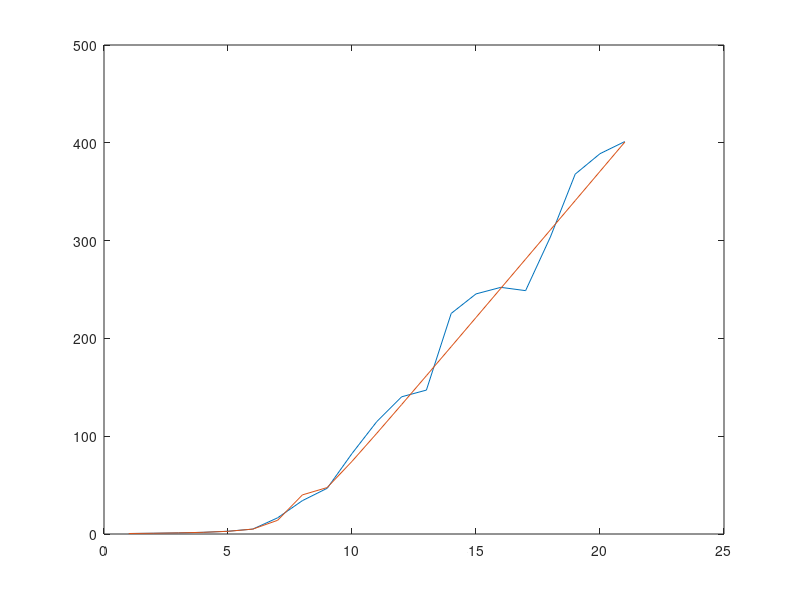

The MATLAB script that drew this image:
% Econometrics PS3 c and d

rng("default")

n = 300;
risk_simulation = zeros(21, 1); % our simulation risk
risk_limit = zeros(21, 1); % risk measure given by the formula in c)

for j = 0:20
    j
    p = 100 + 30 * j;
    gamma = p / n;
    
    % create simulation samples
    beta = ones(p, 1); % True model
    X = randn(n, p); 
    e = randn(n, 1);
    Y = X * beta + e;
    
    if n >= p % OLS
        risk_limit(j+1, 1) = gamma / (1 - gamma); % limit risk given by the formula
        
        % Bias and Variance
        bias = 0;
        variance = inv(X' * X);

        % Risk
        risk = bias + trace(variance);
        risk_simulation(j+1, 1) = risk;
    
    else % p > n
        risk_limit(j+1, 1) = beta' * beta * (gamma - 1) / gamma + 1 / (gamma - 1); % limit risk given by the formula

        [V, D] = eig(X' * X); % eigen values and eigen vectors, V is p*p orthonorm, D is p*p diagonal in ascending order
        D = diag(D);
    
        % Variance
        XtXp = zeros(p, p);
        for i = 1:n
            XtXp = XtXp + (1 / D(p+1-i)) * V(:, (p+1-i)) * V(:, (p+1-i))';
        end
        
        % Bias
        PI = zeros(p, p);
        for i = (n+1):p
            PI = PI + V(:, (p+1-i)) * V(:, (p+1-i))';
        end
        bias = beta' * PI * beta;

        % Risk
        risk = bias + trace(XtXp);
        risk_simulation(j+1, 1) = risk;
    end
end
    
plot(risk_simulation)
hold
plot(risk_limit)



